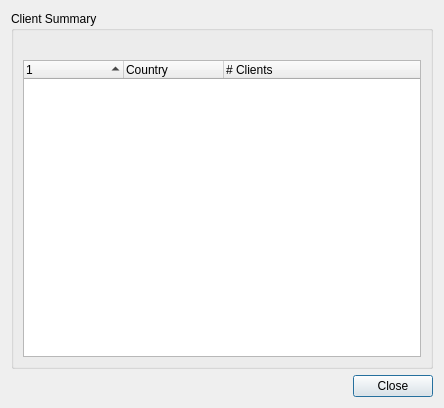
<ui version="4.0" >
 <class>BridgeUsageDialog</class>
 <widget class="QDialog" name="BridgeUsageDialog" >
  <property name="geometry" >
   <rect>
    <x>0</x>
    <y>0</y>
    <width>444</width>
    <height>408</height>
   </rect>
  </property>
  <property name="windowTitle" >
   <string>Bridge Usage Summary</string>
  </property>
  <layout class="QVBoxLayout" name="verticalLayout_2" >
   <item>
    <widget class="QGroupBox" name="groupBox" >
     <property name="title" >
      <string>Client Summary</string>
     </property>
     <layout class="QVBoxLayout" name="verticalLayout" >
      <item>
       <widget class="QLabel" name="lblClientSummary" >
        <property name="text" >
         <string></string>
        </property>
        <property name="alignment" >
         <set>Qt::AlignLeading|Qt::AlignLeft|Qt::AlignTop</set>
        </property>
        <property name="wordWrap" >
         <bool>true</bool>
        </property>
       </widget>
      </item>
      <item>
       <widget class="QTreeWidget" name="treeClientSummary" >
        <property name="alternatingRowColors" >
         <bool>false</bool>
        </property>
        <property name="sortingEnabled" >
         <bool>true</bool>
        </property>
        <column>
         <property name="text" >
          <string></string>
         </property>
        </column>
        <column>
         <property name="text" >
          <string>Country</string>
         </property>
        </column>
        <column>
         <property name="text" >
          <string># Clients</string>
         </property>
        </column>
       </widget>
      </item>
     </layout>
    </widget>
   </item>
   <item>
    <widget class="QDialogButtonBox" name="buttonBox" >
     <property name="orientation" >
      <enum>Qt::Horizontal</enum>
     </property>
     <property name="standardButtons" >
      <set>QDialogButtonBox::Close</set>
     </property>
    </widget>
   </item>
  </layout>
 </widget>
 <resources/>
 <connections>
  <connection>
   <sender>buttonBox</sender>
   <signal>accepted()</signal>
   <receiver>BridgeUsageDialog</receiver>
   <slot>accept()</slot>
   <hints>
    <hint type="sourcelabel" >
     <x>248</x>
     <y>254</y>
    </hint>
    <hint type="destinationlabel" >
     <x>157</x>
     <y>274</y>
    </hint>
   </hints>
  </connection>
  <connection>
   <sender>buttonBox</sender>
   <signal>rejected()</signal>
   <receiver>BridgeUsageDialog</receiver>
   <slot>reject()</slot>
   <hints>
    <hint type="sourcelabel" >
     <x>316</x>
     <y>260</y>
    </hint>
    <hint type="destinationlabel" >
     <x>286</x>
     <y>274</y>
    </hint>
   </hints>
  </connection>
 </connections>
</ui>
